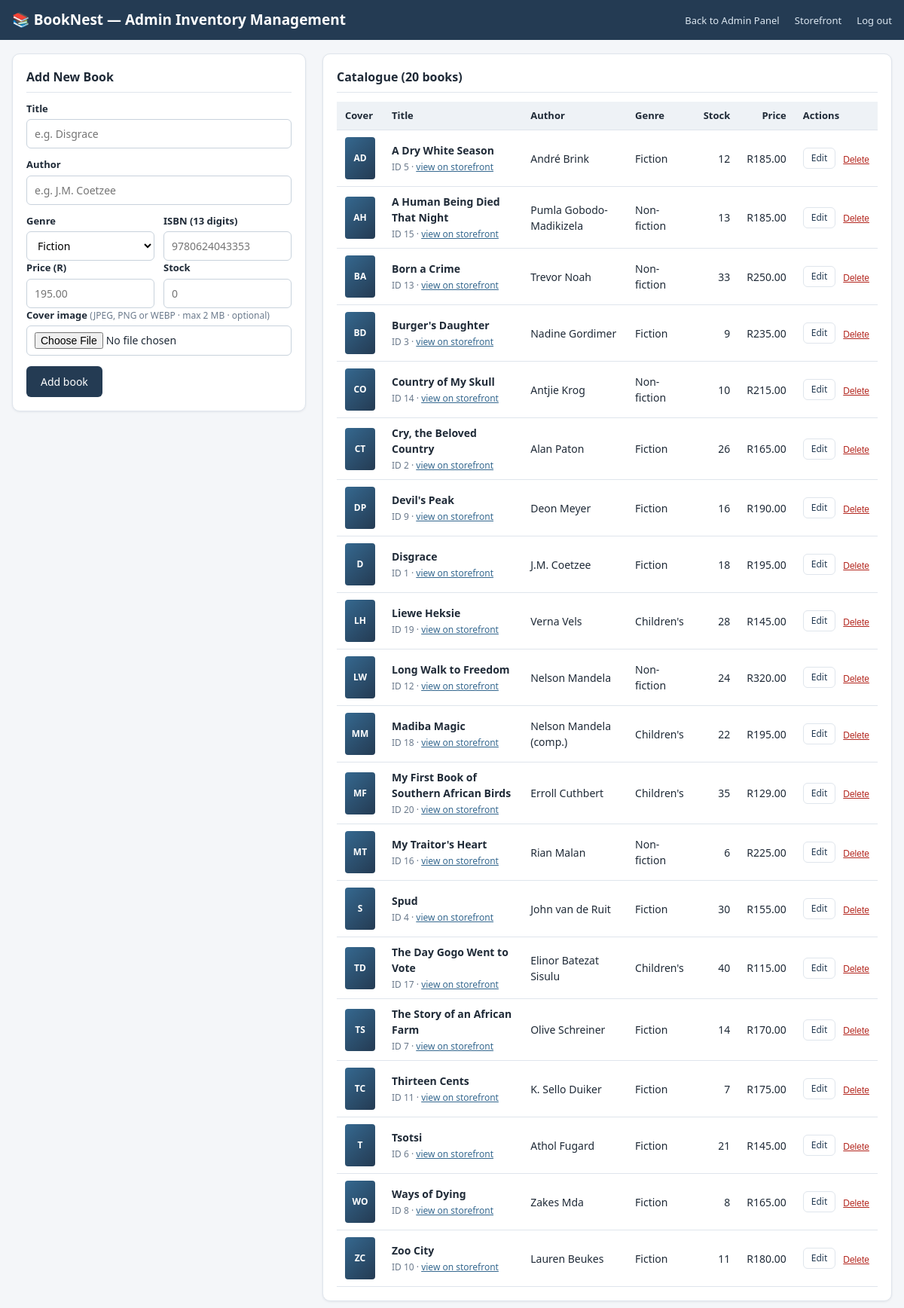
The app's page /admin-inventory.php (signed in) with its own data.
### tables this page shows
CREATE TABLE books (
    BookID    INT            NOT NULL AUTO_INCREMENT,
    Title     VARCHAR(200)   NOT NULL,
    Author    VARCHAR(120)   NOT NULL,
    Genre     VARCHAR(60)    NOT NULL,
    ISBN      VARCHAR(20)    NOT NULL,
    Price     DECIMAL(6,2)   NOT NULL,
    Stock     INT            NOT NULL DEFAULT 0,
    ImageURL  VARCHAR(255)   NULL,
    Synopsis  TEXT           NULL,
    PRIMARY KEY (BookID),
    UNIQUE KEY uq_books_isbn (ISBN),
    KEY idx_books_genre (Genre),
    KEY idx_books_title (Title)
);

### controllers/AdminInventoryController.php (called while the page is built, shortened)
<?php
class AdminInventoryController
{
    protected PDO $pdo;
    public function __construct(PDO $pdo)
    {
        $this->pdo = $pdo;
    }
    public function handleRequest(): void
    {
        $action = $_GET['action'] ?? $_POST['action'] ?? 'index';
        match ($action) {
            'edit'    => $this->index(),
            'store'   => $this->store(),
            'update'  => $this->update(),
            'destroy' => $this->destroy(),
            default   => $this->index(),
        };
    }
    public function index(): void
    {
        $stmt  = $this->pdo->query('SELECT * FROM books ORDER BY Title');
        $books = $stmt->fetchAll(PDO::FETCH_ASSOC);
        $editing = null;
        $this->render($books, $editing);
    }
    protected function render(array $books, ?array $editing): void
    {
        require dirname(__DIR__) . '/views/admin/inventory.php';
    }
}
if (!function_exists('inv_esc')) {
    function inv_esc(string $value): string
    {
        return htmlspecialchars($value, ENT_QUOTES, 'UTF-8');
    }
}
if (!function_exists('inv_money')) {
    function inv_money(float $amount): string
    {
        return 'R' . number_format($amount, 2, '.', ',');
    }
}

### public/admin-inventory.php (called while the page is built, shortened)
<?php
require_once dirname(__DIR__) . '/controllers/AdminInventoryController.php';
$controller = new AdminInventoryController(DatabaseConnection::getInstance()->pdo());
$controller->handleRequest();

### views/admin/inventory.php (the view, shortened to what this page needs)
<?php
$v = ['title' => '', 'author' => '', 'genre' => '', 'isbn' => '', 'price' => '', 'stock' => ''];
function book_initials(string $title): string
{
    $words = preg_split('/\s+/', trim($title)) ?: [];
    $short = implode('', array_map(static fn($w) => mb_strtoupper(mb_substr($w, 0, 1)), array_slice($words, 0, 2)));
    return $short !== '' ? $short : '?';
}
?>
<!DOCTYPE html>
<html lang="en">
<head>
</head>
<body>
<div class="topbar">
  <div class="wrap">
    <h1>&#128218; BookNest — Admin Inventory Management</h1>
    <nav>
      <a href="../admin/index.php">Back to Admin Panel</a>
      <a href="../index.php">Storefront</a>
      <a href="../logout.php">Log out</a>
    </nav>
  </div>
</div>
<div class="wrap">
  <div class="layout">
    <section class="card">
      <h2><?= $editing ? 'Edit Book #' . (int) $editing['BookID'] : 'Add New Book' ?></h2>
      <form method="post" action="admin-inventory.php" enctype="multipart/form-data">
        <div class="field">
          <label for="title">Title</label>
          <input type="text" id="title" name="title" maxlength="200" required value="<?= inv_esc($v['title']) ?>" placeholder="e.g. Disgrace">
        </div>
        <div class="field">
          <label for="author">Author</label>
          <input type="text" id="author" name="author" maxlength="120" required value="<?= inv_esc($v['author']) ?>" placeholder="e.g. J.M. Coetzee">
        </div>
        <div class="row2">
          <div class="field">
            <label for="genre">Genre</label>
            <select id="genre" name="genre" required>
              <?php foreach (['Fiction', 'Non-fiction', "Children's"] as $g): ?>
                <option value="<?= inv_esc($g) ?>" <?= $v['genre'] === $g ? 'selected' : '' ?>><?= inv_esc($g) ?></option>
              <?php endforeach; ?>
            </select>
          </div>
          <div class="field">
            <label for="isbn">ISBN (13 digits)</label>
            <input type="text" id="isbn" name="isbn" inputmode="numeric" maxlength="13" pattern="\d{13}"
                   title="Exactly 13 digits" required value="<?= inv_esc($v['isbn']) ?>" placeholder="9780624043353">
          </div>
        </div>
        <div class="row2">
          <div class="field">
            <label for="price">Price (R)</label>
            <input type="number" id="price" name="price" min="0.01" step="0.01" required value="<?= inv_esc($v['price']) ?>" placeholder="195.00">
          </div>
          <div class="field">
            <label for="stock">Stock</label>
            <input type="number" id="stock" name="stock" min="0" step="1" required value="<?= inv_esc($v['stock']) ?>" placeholder="0">
          </div>
        </div>
        <div class="field">
          <label for="cover_image">Cover image
            <span class="hint">(JPEG, PNG or WEBP &middot; max 2 MB &middot; <?= $editing ? 'leave empty to keep current cover' : 'optional' ?>)</span>
          </label>
          <input type="file" id="cover_image" name="cover_image" accept="image/jpeg,image/png,image/webp">
        </div>
        <div class="btn-row">
          <button type="submit" class="btn btn-primary"><?= $editing ? 'Save changes' : 'Add book' ?></button>
        </div>
      </form>
    </section>
    <section class="card">
      <h2>Catalogue (<?= count($books) ?> books)</h2>
      <div class="table-scroll">
        <table>
          <thead>
            <tr>
              <th>Cover</th><th>Title</th><th>Author</th><th>Genre</th>
              <th class="num">Stock</th><th class="num">Price</th><th>Actions</th>
            </tr>
          </thead>
          <tbody>
            <?php foreach ($books as $b): ?>
              <?php
                $hasCover = !empty($b['ImageURL'])
                    && !str_contains((string) $b['ImageURL'], '/')
                    && !str_contains((string) $b['ImageURL'], '\\');
              ?>
              <tr>
                <td>
                  <?php if ($hasCover): ?>
                    <img class="cover-thumb" src="<?= inv_upload_url((string) $b['ImageURL']) ?>"
                         alt="Cover of <?= inv_esc((string) $b['Title']) ?>">
                  <?php else: ?>
                    <span class="cover-ph" title="<?= inv_esc((string) $b['Title']) ?>"><?= inv_esc(book_initials((string) $b['Title'])) ?></span>
                  <?php endif; ?>
                </td>
                <td>
                  <strong><?= inv_esc((string) $b['Title']) ?></strong><br>
                  <span style="font-size:12px;color:#6b7a8c">ID <?= (int) $b['BookID'] ?> &middot;
                    <a class="store-link" href="../book.php?id=<?= (int) $b['BookID'] ?>" target="_blank" rel="noopener">view on storefront</a></span>
                </td>
                <td><?= inv_esc((string) $b['Author']) ?></td>
                <td><?= inv_esc((string) $b['Genre']) ?></td>
                <td class="num <?= (int) $b['Stock'] < 5 ? 'low' : '' ?>"><?= (int) $b['Stock'] ?></td>
                <td class="num"><?= inv_money((float) $b['Price']) ?></td>
                <td>
                  <div class="actions">
                    <a class="btn btn-ghost btn-sm" href="admin-inventory.php?action=edit&id=<?= (int) $b['BookID'] ?>">Edit</a>
                    <form method="post" action="admin-inventory.php"
                          onsubmit="return confirm('Delete “<?= inv_esc((string) $b['Title']) ?>” permanently?');">
                      <button type="submit" class="btn-danger">Delete</button>
                    </form>
                  </div>
                </td>
              </tr>
            <?php endforeach; ?>
          </tbody>
        </table>
      </div>
    </section>
  </div>
</div>
</body>
</html>

### views/admin/inventory.php (style rules this page uses)
:root { --ink:#1f2a37;--muted:#6b7a8c;--brand:#243b53;--brand2:#35688f;--line:#dfe5ec;--bg:#f4f6f9;--good:#2e7d32;--bad:#b3261e }
* { box-sizing:border-box }
body { margin:0;font-family:'Segoe UI',system-ui,Arial,sans-serif;color:var(--ink);background:var(--bg);line-height:1.5 }
a { color:var(--brand2) }
.wrap { max-width:1240px;margin:0 auto;padding:0 16px }
.topbar { background:var(--brand);color:#fff;padding:12px 0;margin-bottom:18px }
.topbar .wrap { display:flex;align-items:center;justify-content:space-between;gap:14px;flex-wrap:wrap }
.topbar h1 { margin:0;font-size:19px }
.topbar nav a { color:#dbe6f0;text-decoration:none;margin-left:16px;font-size:13px }
.layout { display:grid;grid-template-columns:390px 1fr;gap:22px;align-items:start;margin-bottom:30px }
.card { background:#fff;border:1px solid var(--line);border-radius:10px;padding:18px;box-shadow:0 1px 3px rgba(20,40,60,.08) }
.card h2 { margin:0 0 12px;font-size:16px;padding-bottom:8px;border-bottom:1px solid var(--line) }
.field { margin-bottom:12px }
.field label { display:block;font-weight:600;font-size:13px;margin-bottom:4px }
.field input,.field select { width:100%;padding:8px 10px;border:1px solid #c8d2dc;border-radius:6px;font:inherit;font-size:14px;background:#fff }
.row2 { display:grid;grid-template-columns:1fr 1fr;gap:12px }
.row2 .field { margin-bottom:0 }
.hint { font-size:12px;color:var(--muted);font-weight:400 }
.btn { display:inline-block;border:1px solid transparent;cursor:pointer;font:inherit;font-size:14px;padding:9px 18px;border-radius:6px;text-decoration:none;text-align:center }
.btn-primary { background:var(--brand);color:#fff }
.btn-ghost { background:#fff;color:var(--brand);border-color:var(--line) }
.btn-sm { padding:4px 10px;font-size:12px }
.btn-danger { background:none;border:none;color:var(--bad);cursor:pointer;font-size:12px;text-decoration:underline;padding:0 }
.btn-row { display:flex;gap:10px;margin-top:14px }
.table-scroll { overflow-x:auto }
table { width:100%;border-collapse:collapse;background:#fff;font-size:14px }
th,td { padding:9px 11px;border-bottom:1px solid var(--line);text-align:left;vertical-align:middle }
th { background:#eef2f6;font-weight:600;font-size:13px }
.num { text-align:right;white-space:nowrap }
.cover-ph { width:40px;height:56px;border-radius:4px;background:linear-gradient(135deg,#35688f,#243b53);color:#fff;display:flex;align-items:center;justify-content:center;font-weight:800;font-size:12px }
.actions { display:flex;gap:10px;align-items:center;white-space:nowrap }

### records on screen
books: Title "AD", Title "A Dry White Season", BookID "5", Author "André Brink", Genre "Fiction", Stock "12", Price "R185.00"
books: Title "AH", Title "A Human Being Died That Night", BookID "15", Author "Pumla Gobodo-Madikizela", Genre "Non-fiction", Stock "13", Price "R185.00"
books: Title "BA", Title "Born a Crime", BookID "13", Author "Trevor Noah", Genre "Non-fiction", Stock "33", Price "R250.00"
books: Title "BD", Title "Burger's Daughter", BookID "3", Author "Nadine Gordimer", Genre "Fiction", Stock "9", Price "R235.00"
books: Title "CO", Title "Country of My Skull", BookID "14", Author "Antjie Krog", Genre "Non-fiction", Stock "10", Price "R215.00"
books: Title "CT", Title "Cry, the Beloved Country", BookID "2", Author "Alan Paton", Genre "Fiction", Stock "26", Price "R165.00"
books: Title "DP", Title "Devil's Peak", BookID "9", Author "Deon Meyer", Genre "Fiction", Stock "16", Price "R190.00"
books: Title "D", Title "Disgrace", BookID "1", Author "J.M. Coetzee", Genre "Fiction", Stock "18", Price "R195.00"
books: Title "LH", Title "Liewe Heksie", BookID "19", Author "Verna Vels", Genre "Children's", Stock "28", Price "R145.00"
books: Title "LW", Title "Long Walk to Freedom", BookID "12", Author "Nelson Mandela", Genre "Non-fiction", Stock "24", Price "R320.00"
books: Title "MM", Title "Madiba Magic", BookID "18", Author "Nelson Mandela (comp.)", Genre "Children's", Stock "22", Price "R195.00"
books: Title "MF", Title "My First Book of Southern African Birds", BookID "20", Author "Erroll Cuthbert", Genre "Children's", Stock "35", Price "R129.00"
books: Title "MT", Title "My Traitor's Heart", BookID "16", Author "Rian Malan", Genre "Non-fiction", Stock "6", Price "R225.00"
books: Title "S", Title "Spud", BookID "4", Author "John van de Ruit", Genre "Fiction", Stock "30", Price "R155.00"
books: Title "TD", Title "The Day Gogo Went to Vote", BookID "17", Author "Elinor Batezat Sisulu", Genre "Children's", Stock "40", Price "R115.00"
books: Title "TS", Title "The Story of an African Farm", BookID "7", Author "Olive Schreiner", Genre "Fiction", Stock "14", Price "R170.00"
books: Title "TC", Title "Thirteen Cents", BookID "11", Author "K. Sello Duiker", Genre "Fiction", Stock "7", Price "R175.00"
books: Title "T", Title "Tsotsi", BookID "6", Author "Athol Fugard", Genre "Fiction", Stock "21", Price "R145.00"
books: Title "WO", Title "Ways of Dying", BookID "8", Author "Zakes Mda", Genre "Fiction", Stock "8", Price "R165.00"
books: Title "ZC", Title "Zoo City", BookID "10", Author "Lauren Beukes", Genre "Fiction", Stock "11", Price "R180.00"

### other values on screen
count($books) "20"
form field genre "Fiction"
